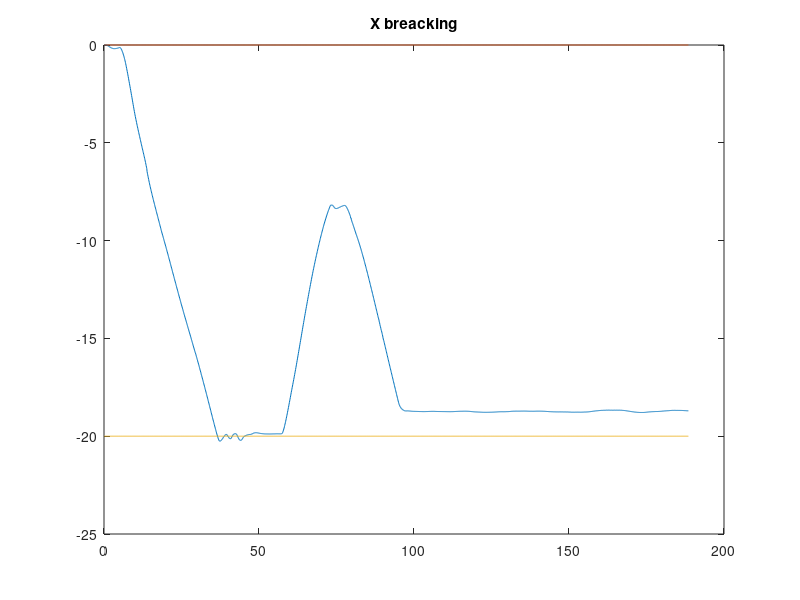
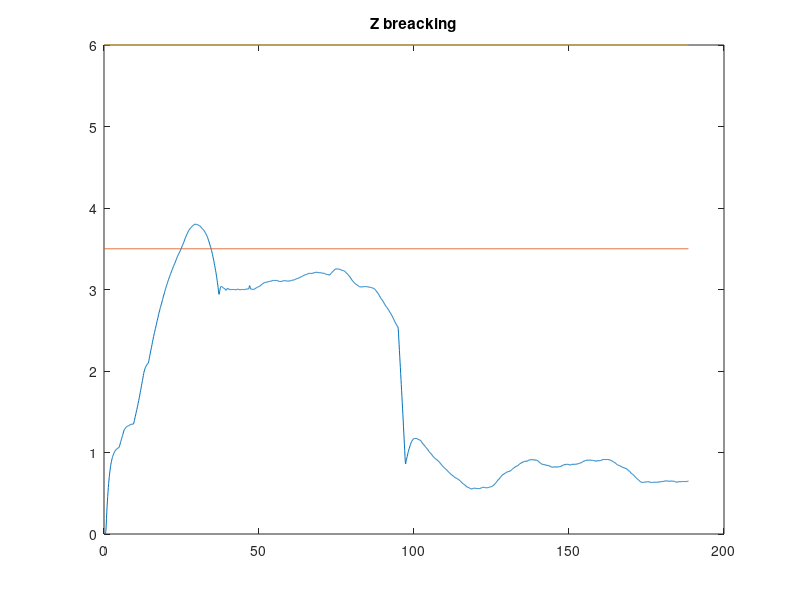

These charts were generated, in order, by the following MATLAB code:
function Visualize()
%VISUALIZE Visualizes the experiment 02

% Loading the log files
data=load('uav2.txt');

% Extracting the number of measurements
mess = size(data,1);

measurement = data(:,4:6)';
x = measurement(1,:);
y = measurement(2,:);
z = measurement(3,:);

dt_ = 0.1;
window = 10;
step = window/dt_;

reference_z = [3.5 6.0];
reference_x = [0.0 -20.0];

close all
for t = (step+1 + 3000):200:length(x)    
    % Extracting the diferentials
    dx = x(t-step:t);
    dy = y(t-step:t);
    dz = z(t-step:t);
    dt = dt_*[t-step:t];

    % Representation of z with respect to the x coordinate
    subplot(2,2,1)
    plot(dx,dz)
    axis square
    xlim([-7 7])
    ylim([0 7])
    xlabel('position x[m]')
    ylabel('altitude z[m]')
    
    % Representation of z with respect of the time
    subplot(2,2,3)
    plot(dt, dz)
    axis square
    ylim([0 7])
    xlabel('time t[s]')
    ylabel('altitude z[m]')
    
    % Representation of x with respect to the y coordinate
    subplot(2,2,2)
    plot(dx,dy)
    axis square
    xlim(reference_x + 2*[-1 +1])
    ylim(max((reference_x) + 1)*[-1 1])
    xlabel('position x[m]')
    ylabel('position y[m]')
    
    % Representation of x with respect of the time
    subplot(2,2,4)
    plot(dt, dx)
    axis square
    ylim(reference_x + 2*[-1 +1])
    xlabel('time t[s]')
    ylabel('position x[m]')
    
    pause(dt_)
end

figure 
plot(dt_*[1:length(x)],x ...
    ,dt_*[1:length(x)],reference_x(1)*[ones(size(x))]...
    ,dt_*[1:length(x)],reference_x(2)*[ones(size(x))])
title('X breacking')

figure 
plot(dt_*[1:length(z)],z ...
    ,dt_*[1:length(z)],reference_z(1)*[ones(size(z))]...
    ,dt_*[1:length(z)],reference_z(2)*[ones(size(z))])
title('Z breacking')

% 1.25m de frenada
 

end

